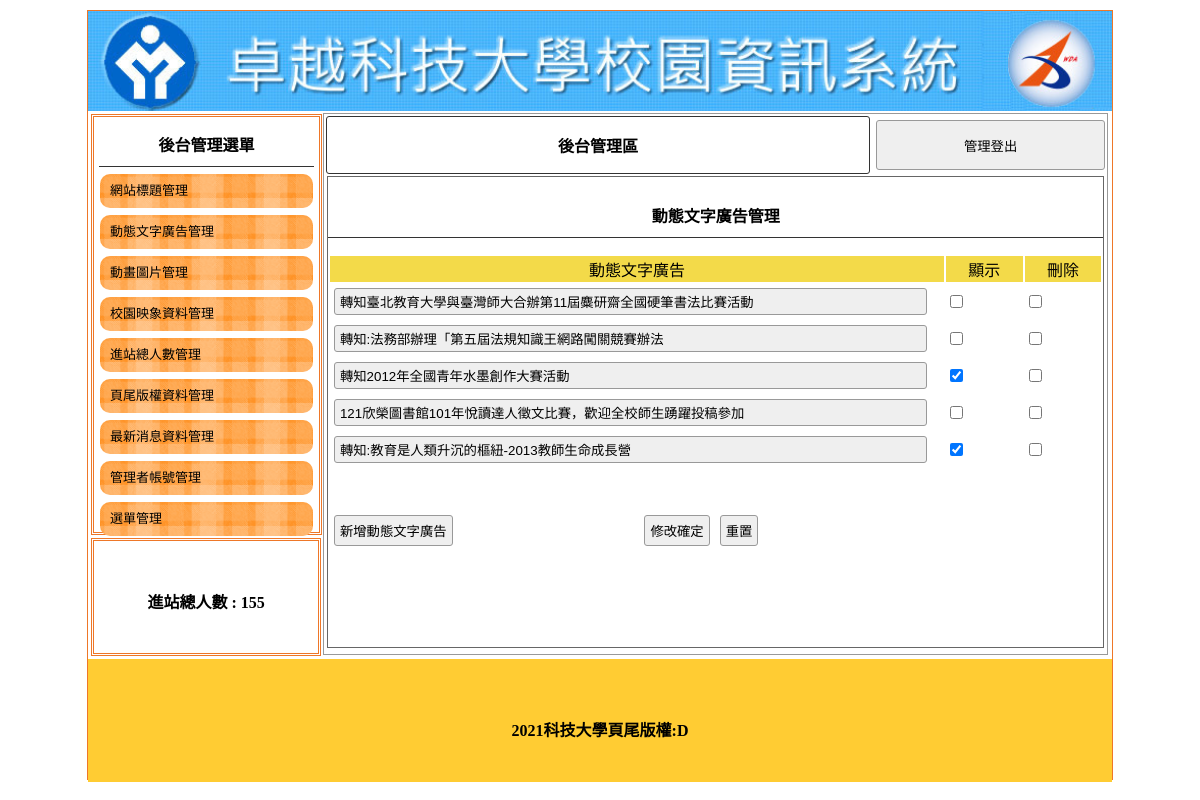
/back.php?do=ad, run on the app's committed database.
### tables this page shows
CREATE TABLE `title` (
  `id` int(11) UNSIGNED NOT NULL COMMENT '流水號',
  `img` text NOT NULL COMMENT '檔名/路徑',
  `text` text NOT NULL COMMENT '文字',
  `sh` int(1) UNSIGNED DEFAULT 0 COMMENT '顯示'
);

CREATE TABLE `total` (
  `id` int(11) UNSIGNED NOT NULL,
  `total` int(11) NOT NULL
);

CREATE TABLE `ad` (
  `id` int(11) UNSIGNED NOT NULL COMMENT '流水號',
  `img` text NOT NULL COMMENT '檔名/路徑',
  `text` text NOT NULL COMMENT '文字',
  `sh` int(1) UNSIGNED DEFAULT 0 COMMENT '顯示'
);

CREATE TABLE `bottom` (
  `id` int(11) UNSIGNED NOT NULL,
  `bottom` text NOT NULL COMMENT '頁尾版權一定要用文字'
);

### base.php (called while the page is built, shortened)
<?php
class DB{
    protected $dsn="mysql:host=localhost;charset=utf8;dbname=web01";
    protected $user="root";
    protected $pw="";
    protected $pdo;
    public $table;
    public function __construct($table){
        $this->table=$table;
        $this->pdo=new PDO($this->dsn,$this->user,$this->pw);
    }
    private function setStr($table){
        switch($table){
            case "title":
                $this->title="網站標題管理";
                $this->button="新增網站標題圖片";
                $this->header="網站標題";
                $this->append="替代文字";
                $this->upload="網站標題圖片";
            break;
            case "ad":
                $this->title="動態文字廣告管理";
                $this->button="新增動態文字廣告";
            break;
            case "mvim":
                $this->title="動畫圖片管理";
                $this->button="新增動畫圖片";
                $this->header="動畫圖片";
                $this->upload="動畫圖片";
            break;
            case "image":
                $this->title="校園映像資料管理";
                $this->button="新增校園映像圖片";
                $this->header="校園映像資料圖片";
                $this->upload="校園映像資料圖片";
            break;
            case "total":
                $this->title="進站總人數管理";
                $this->button="";
                $this->header="進佔總人數:";
            break;
            case "bottom":
                $this->title="頁尾版權資料管理";
                $this->button="";
                $this->header="頁尾版權資料";
            break;
            case "news":
                $this->title="最新消息資料管理";
                $this->button="新增最新消息資料";
                $this->header="最新消息資料內容";
            break;
            case "admin":
                $this->title="管理者帳號管理";
                $this->button="新增管理者帳號";
                $this->header="帳號";
                $this->append="密碼";
            break;
            case "menu":
                $this->title="選單管理";
                $this->button="新增主選單";
                $this->header="主選單名稱";
                $this->append="選單連結網址";
            break;
        }
    }
    public function find($id){
        $sql="SELECT * FROM $this->table WHERE ";
        if(is_array($id)){
            foreach($id as $key => $value){
                $tmp[]="`$key`='$value'";
            }
            $sql .= implode(" AND ",$tmp);
        }else{
            $sql .= " `id`='$id'";
        }
        return $this->pdo->query($sql)->fetch(PDO::FETCH_ASSOC);
    }
    public function all(...$arg){
        $sql="SELECT * FROM $this->table ";
        return $this->pdo->query($sql)->fetchAll(PDO::FETCH_ASSOC);
    }
    public function save($array){
        if(isset($array['id'])){
            foreach($array as $key => $value){
                $tmp[]="`$key`='$value'";
            }
            $sql="UPDATE $this->table SET ".implode(",",$tmp)." WHERE `id`='{$array['id']}'";
        }else{
            $sql="INSERT INTO $this->table (`".implode("`,`",array_keys($array))."`)
                                     VALUES('".implode("','",$array)."')";
        }
        return $this->pdo->exec($sql);
    }
}
$Total=new DB('total');
$Bottom=new DB('bottom');
$Title=new DB('title');
$Ad=new DB('ad');
$tt=$_GET['do']??'';
switch($tt){
    case "ad":
        $DB=$Ad;
    break;
};
?>

### back/ad.php (the view, shortened to what this page needs)
<div style="width:99%; height:87%; margin:auto; overflow:auto; border:#666 1px solid;">
    <p class="t cent botli"><?= $DB->title ?></p>
    <form method="post" action="api/edit.php?do=<?=$DB->table;?>">
        <table width="100%">
            <tbody>
                <tr class="yel">
                    <td width="80%">動態文字廣告</td>
                    <td width="10%">顯示</td>
                    <td width="10%">刪除</td>
                </tr>
                <?php
                $rows = $DB->all();
                foreach ($rows as  $row) {
                    $checked=($row['sh']==1)?'checked':'';
                ?>
                    <tr>
                        <td width="80%">
                            <input type="text" name="text[]" value="<?= $row['text']; ?>" style="width:95%">
                        </td>
                        <td width="10%">
                            <input type="checkbox" name="sh[]" value="<?= $row['id']; ?>" <?=$checked;?> >
                        </td>
                        <td width="10%">
                            <input type="checkbox" name="del[]" value="<?= $row['id']; ?>">
                        </td>
                    </tr>
                <?php
                }
                ?>
            </tbody>
        </table>
        <table style="margin-top:40px; width:70%;">
            <tbody>
                <tr>
                    <td width="200px">
                    <input type="button"
                            onclick="op(&#39;#cover&#39;,&#39;#cvr&#39;,&#39;modal/<?=$DB->table;?>.php?table=<?=$DB->table;?>&#39;)"
                              value="<?=$DB->button;?>">
                    </td>
                    <td class="cent">
                        <input type="submit" value="修改確定">
                        <input type="reset" value="重置">
                    </td>
                </tr>
            </tbody>
        </table>
    </form>
</div>

### back.php (shortened to what this page needs)
<?php
include_once "base.php";
?>
<!DOCTYPE html PUBLIC "-//W3C//DTD XHTML 1.0 Transitional//EN" "http://www.w3.org/TR/xhtml1/DTD/xhtml1-transitional.dtd">
<html xmlns="http://www.w3.org/1999/xhtml">
<head>
	<link href="./css/css.css" rel="stylesheet" type="text/css">
</head>
<body>
	<div id="main">
	<?php include "front/header.php";?>
		<div id="ms">
			<div id="lf" style="float:left;">
				<div id="menuput" class="dbor">
					<span class="t botli">後台管理選單</span>
					<a style="color:#000; font-size:13px; text-decoration:none;" href="?do=title">
						<div class="mainmu">網站標題管理 </div></a>
					<a style="color:#000; font-size:13px; text-decoration:none;" href="?do=ad">
						<div class="mainmu">
							動態文字廣告管理 </div>
					</a>
					<a style="color:#000; font-size:13px; text-decoration:none;" href="?do=mvim">
						<div class="mainmu">
							動畫圖片管理 </div>
					</a>
					<a style="color:#000; font-size:13px; text-decoration:none;" href="?do=image">
						<div class="mainmu">
							校園映象資料管理 </div>
					</a>
					<a style="color:#000; font-size:13px; text-decoration:none;" href="?do=total">
						<div class="mainmu">
							進站總人數管理 </div>
					</a>
					<a style="color:#000; font-size:13px; text-decoration:none;" href="?do=bottom">
						<div class="mainmu">
							頁尾版權資料管理 </div>
					</a>
					<a style="color:#000; font-size:13px; text-decoration:none;" href="?do=news">
						<div class="mainmu">
							最新消息資料管理 </div>
					</a>
					<a style="color:#000; font-size:13px; text-decoration:none;" href="?do=admin">
						<div class="mainmu">
							管理者帳號管理 </div>
					</a>
					<a style="color:#000; font-size:13px; text-decoration:none;" href="?do=menu">
						<div class="mainmu">
							選單管理 </div>
					</a>
				</div>
				<div class="dbor" style="margin:3px; width:95%; height:20%; line-height:100px;">
					<span class="t">進站總人數 : <?=$Total->find(1)['total'];?></span>
				</div>
			</div>
			<div class="di" style="height:540px; border:#999 1px solid; width:76.5%; margin:2px 0px 0px 0px; float:left; position:relative; left:20px;">
				<table width="100%">
					<tbody>
						<tr>
							<td style="width:70%;font-weight:800; border:#333 1px solid; border-radius:3px;" class="cent"><a href="?do=admin" style="color:#000; text-decoration:none;">後台管理區</a></td>
							<td><button onclick="location.replace('index.php?do=login')" style="width:99%; margin-right:2px; height:50px;">管理登出</button></td>
						</tr>
					</tbody>
				</table>
				<?php
				$do = isset($_GET["do"]) ? $_GET["do"] : 'title';
				$file = "./back/" . $do . ".php";
				if (file_exists($file)) {
					include $file;
				} else {
					echo "檔案不存在";
					include "./back/title.php";
				}
				?>
			</div>
		</div>
		<div style="width:1024px; left:0px; position:relative; background:#FC3; margin-top:4px; height:123px; display:block;">
			<span class="t" style="line-height:123px;"><?=$Bottom->find(1)['bottom'];?></span>
		</div>
	</div>
</body>
</html>

### front/header.php
<a title="<?=$Title->find(['sh'=>1])['text'];?>" href="index.php">
		<div class="ti" style="background:url(&#39;img/<?=$Title->find(['sh'=>1])['img'];?>&#39;); background-size:cover;"></div>
</a>

### css/css.css (style rules this page uses)
body { padding:0px; margin:0px; }
#main { width:1024px; height:768px; margin:10px auto 10px auto; border:#EE7728 1px solid; position:relative; }
.ti { width:100%; height:100px; position:relative; background-size:cover; background-repeat:no-repeat; }
.dbor { border:#EE7728 double 3px; margin:1px; padding:2px 10px 2px 10px; }
.t { font-weight:800; display:block; text-align:center; padding:10px 1px 10px 1px; }
.botli { border-bottom:#333 1px solid; }
.mainmu { position:relative; border-radius:10px; background:url(../icon/menu.fw.png) center no-repeat; background-size:cover; line-height:30px; padding:2px 10px 2px 10px; margin:7px 1px 7px 1px; height:30px; }
#lf { height:540px; width:21%; display:inline-block; }
#menuput { width:100%; height:75%; position:relative; padding:5px; display:block; margin: 3px; }
#menuput a { display: block; }
.di { display:inline-block; }
.cent { text-align:center; }
input,button { border:#999 1px solid; border-radius:3px; background:#EFEFEF; padding:5px; margin:3px; }
input[type=text],input[type=password] { width:150px; }
.yel td { background:#F3DA49; text-align:center; }

### data on the page
title: img (picture)
total: total "155"
ad: text "轉知臺北教育大學與臺灣師大合辦第11屆麋研齋全國硬筆書法比賽活動"
ad: text "轉知:法務部辦理「第五屆法規知識王網路闖關競賽辦法"
ad: text "轉知2012年全國青年水墨創作大賽活動"
ad: text "121欣榮圖書館101年悅讀達人徵文比賽，歡迎全校師生踴躍投稿參加"
ad: text "轉知:教育是人類升沉的樞紐-2013教師生命成長營"
bottom: bottom "2021科技大學頁尾版權:D"

### other printed values
$DB->title "動態文字廣告管理"
